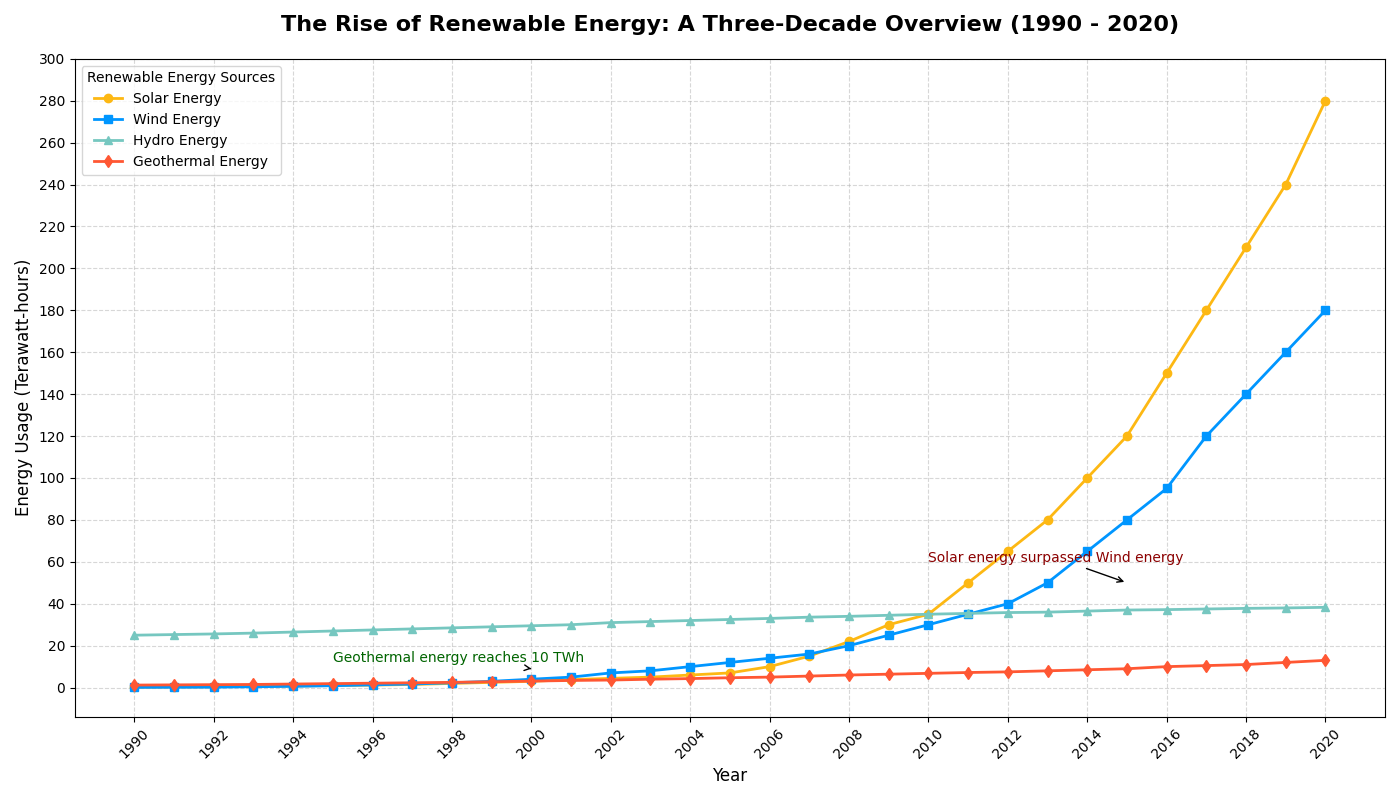

Python code for this plot:
import matplotlib.pyplot as plt
import numpy as np

# Scenario: Tracking the Usage of Renewable Energy Resources Over Three Decades
# Renewable energy sources: Solar, Wind, Hydro, and Geothermal

# Contextual Data: Energy usage (in Terawatt-hours) from 1990 to 2020
years = np.arange(1990, 2021)
solar_energy = np.array([0.2, 0.3, 0.4, 0.6, 0.8, 1, 1.2, 1.5, 2.0, 2.5, 3.0, 3.8, 4.4, 5.0, 6, 7, 10, 15, 22, 30, 35, 50, 65, 80, 100, 120, 150, 180, 210, 240, 280])
wind_energy = np.array([0.1, 0.15, 0.2, 0.4, 0.6, 0.9, 1.3, 1.7, 2.3, 3, 4, 5, 7, 8, 10, 12, 14, 16, 20, 25, 30, 35, 40, 50, 65, 80, 95, 120, 140, 160, 180])
hydro_energy = np.array([25, 25.3, 25.6, 26, 26.5, 27, 27.5, 28, 28.5, 29, 29.5, 30, 31, 31.5, 32, 32.5, 33, 33.6, 34, 34.5, 35, 35.4, 35.8, 36, 36.5, 37, 37.2, 37.5, 37.8, 38, 38.3])
geothermal_energy = np.array([1.2, 1.3, 1.4, 1.5, 1.7, 1.9, 2.1, 2.3, 2.5, 2.8, 3.1, 3.4, 3.6, 4, 4.3, 4.7, 5, 5.5, 6, 6.4, 6.8, 7.2, 7.5, 8, 8.5, 9, 10, 10.5, 11, 12, 13])

# Create a figure and axis
plt.figure(figsize=(14, 8))

# Plot lines for each energy resource
plt.plot(years, solar_energy, color='#FDB813', linestyle='-', linewidth=2, marker='o', label='Solar Energy')
plt.plot(years, wind_energy, color='#0096FF', linestyle='-', linewidth=2, marker='s', label='Wind Energy')
plt.plot(years, hydro_energy, color='#76C7C0', linestyle='-', linewidth=2, marker='^', label='Hydro Energy')
plt.plot(years, geothermal_energy, color='#FF5733', linestyle='-', linewidth=2, marker='d', label='Geothermal Energy')

# Adding titles and labels
plt.title('The Rise of Renewable Energy: A Three-Decade Overview (1990 - 2020)', fontsize=16, weight='bold', pad=20)
plt.xlabel('Year', fontsize=12)
plt.ylabel('Energy Usage (Terawatt-hours)', fontsize=12)

# Adding grid and ticks
plt.grid(True, linestyle='--', alpha=0.5)
plt.xticks(years[::2], rotation=45)
plt.yticks(np.arange(0, 305, 20))

# Adding a legend
plt.legend(title='Renewable Energy Sources', loc='upper left', fontsize=10)

# Custom annotations to highlight remarkable milestones
plt.annotate('Solar energy surpassed Wind energy', xy=(2015, 50), xytext=(2010, 60),
             arrowprops=dict(facecolor='black', arrowstyle='->'), fontsize=10, color='darkred')

plt.annotate('Geothermal energy reaches 10 TWh', xy=(2000, 9), xytext=(1995, 12),
             arrowprops=dict(facecolor='black', arrowstyle='->'), fontsize=10, color='darkgreen')

# Automatically adjust layout to prevent overlap
plt.tight_layout()

# Display the plot
plt.show()
